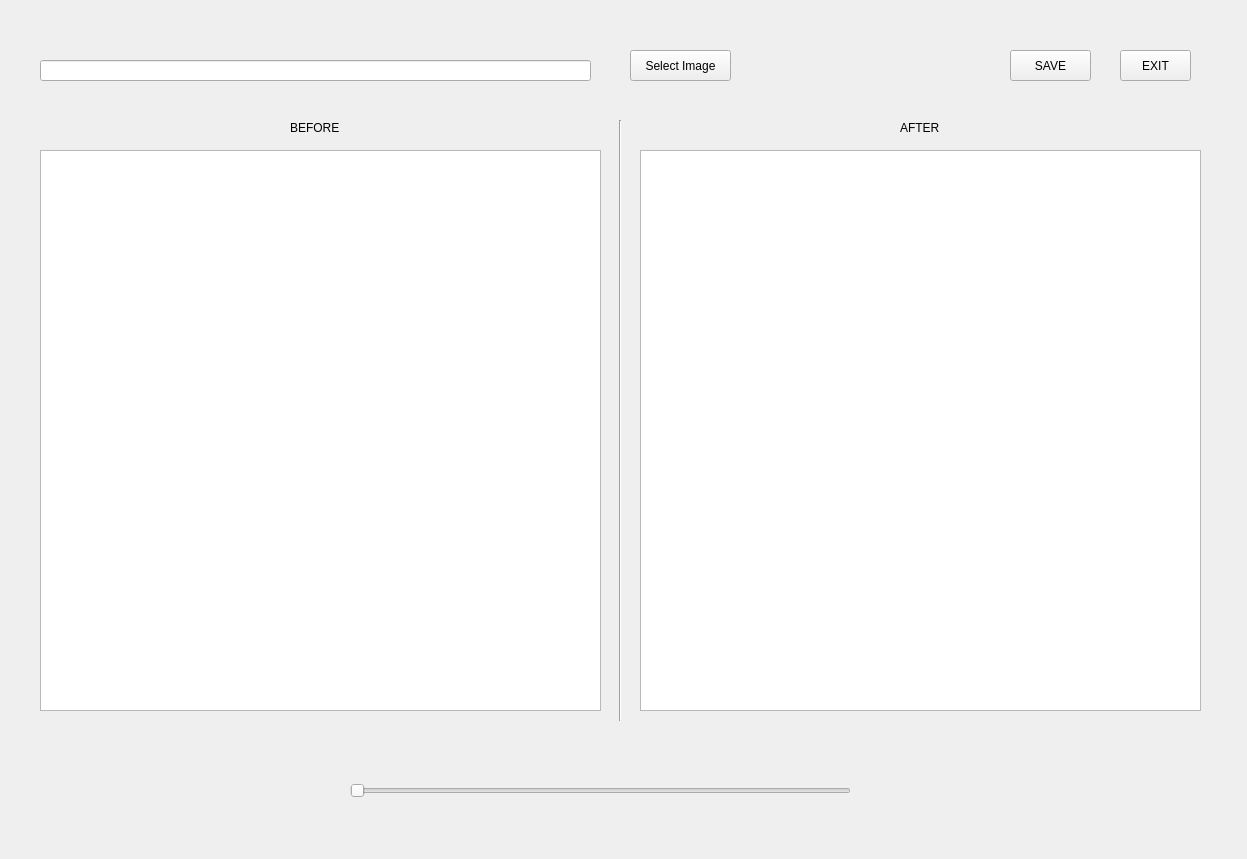
<?xml version="1.0" encoding="UTF-8"?>
<ui version="4.0">
 <class>Form</class>
 <widget class="QWidget" name="Form">
  <property name="geometry">
   <rect>
    <x>0</x>
    <y>0</y>
    <width>1247</width>
    <height>859</height>
   </rect>
  </property>
  <property name="windowTitle">
   <string>Form</string>
  </property>
  <widget class="QPushButton" name="pushButton_2">
   <property name="geometry">
    <rect>
     <x>1120</x>
     <y>50</y>
     <width>71</width>
     <height>31</height>
    </rect>
   </property>
   <property name="text">
    <string>EXIT</string>
   </property>
  </widget>
  <widget class="QPushButton" name="pushButton_3">
   <property name="geometry">
    <rect>
     <x>1010</x>
     <y>50</y>
     <width>81</width>
     <height>31</height>
    </rect>
   </property>
   <property name="text">
    <string>SAVE</string>
   </property>
  </widget>
  <widget class="QGraphicsView" name="graphicsView">
   <property name="geometry">
    <rect>
     <x>40</x>
     <y>150</y>
     <width>561</width>
     <height>561</height>
    </rect>
   </property>
  </widget>
  <widget class="QPushButton" name="pushButton">
   <property name="geometry">
    <rect>
     <x>630</x>
     <y>50</y>
     <width>101</width>
     <height>31</height>
    </rect>
   </property>
   <property name="text">
    <string>Select Image</string>
   </property>
  </widget>
  <widget class="QSlider" name="horizontalSlider">
   <property name="geometry">
    <rect>
     <x>350</x>
     <y>770</y>
     <width>501</width>
     <height>41</height>
    </rect>
   </property>
   <property name="orientation">
    <enum>Qt::Horizontal</enum>
   </property>
  </widget>
  <widget class="QLineEdit" name="lineEdit">
   <property name="geometry">
    <rect>
     <x>40</x>
     <y>60</y>
     <width>551</width>
     <height>21</height>
    </rect>
   </property>
  </widget>
  <widget class="QLabel" name="label">
   <property name="geometry">
    <rect>
     <x>290</x>
     <y>120</y>
     <width>64</width>
     <height>15</height>
    </rect>
   </property>
   <property name="text">
    <string>BEFORE</string>
   </property>
  </widget>
  <widget class="QLabel" name="label_2">
   <property name="geometry">
    <rect>
     <x>900</x>
     <y>120</y>
     <width>51</width>
     <height>16</height>
    </rect>
   </property>
   <property name="text">
    <string>AFTER</string>
   </property>
  </widget>
  <widget class="Line" name="line">
   <property name="geometry">
    <rect>
     <x>610</x>
     <y>120</y>
     <width>20</width>
     <height>601</height>
    </rect>
   </property>
   <property name="orientation">
    <enum>Qt::Vertical</enum>
   </property>
  </widget>
  <widget class="QLabel" name="label_3">
   <property name="geometry">
    <rect>
     <x>640</x>
     <y>150</y>
     <width>64</width>
     <height>15</height>
    </rect>
   </property>
   <property name="text">
    <string/>
   </property>
  </widget>
  <widget class="QGraphicsView" name="graphicsView_2">
   <property name="geometry">
    <rect>
     <x>640</x>
     <y>150</y>
     <width>561</width>
     <height>561</height>
    </rect>
   </property>
  </widget>
 </widget>
 <resources/>
 <connections>
  <connection>
   <sender>pushButton</sender>
   <signal>clicked()</signal>
   <receiver>Form</receiver>
   <slot>Select_Image()</slot>
   <hints>
    <hint type="sourcelabel">
     <x>657</x>
     <y>68</y>
    </hint>
    <hint type="destinationlabel">
     <x>733</x>
     <y>106</y>
    </hint>
   </hints>
  </connection>
  <connection>
   <sender>pushButton_2</sender>
   <signal>clicked()</signal>
   <receiver>Form</receiver>
   <slot>Exit()</slot>
   <hints>
    <hint type="sourcelabel">
     <x>1168</x>
     <y>61</y>
    </hint>
    <hint type="destinationlabel">
     <x>1194</x>
     <y>98</y>
    </hint>
   </hints>
  </connection>
  <connection>
   <sender>pushButton_3</sender>
   <signal>clicked()</signal>
   <receiver>Form</receiver>
   <slot>Save()</slot>
   <hints>
    <hint type="sourcelabel">
     <x>1040</x>
     <y>64</y>
    </hint>
    <hint type="destinationlabel">
     <x>1012</x>
     <y>40</y>
    </hint>
   </hints>
  </connection>
  <connection>
   <sender>horizontalSlider</sender>
   <signal>valueChanged(int)</signal>
   <receiver>Form</receiver>
   <slot>Slider(int)</slot>
   <hints>
    <hint type="sourcelabel">
     <x>728</x>
     <y>787</y>
    </hint>
    <hint type="destinationlabel">
     <x>779</x>
     <y>742</y>
    </hint>
   </hints>
  </connection>
 </connections>
 <slots>
  <slot>Select_Image()</slot>
  <slot>Exit()</slot>
  <slot>Save()</slot>
  <slot>Slider(int)</slot>
 </slots>
</ui>
